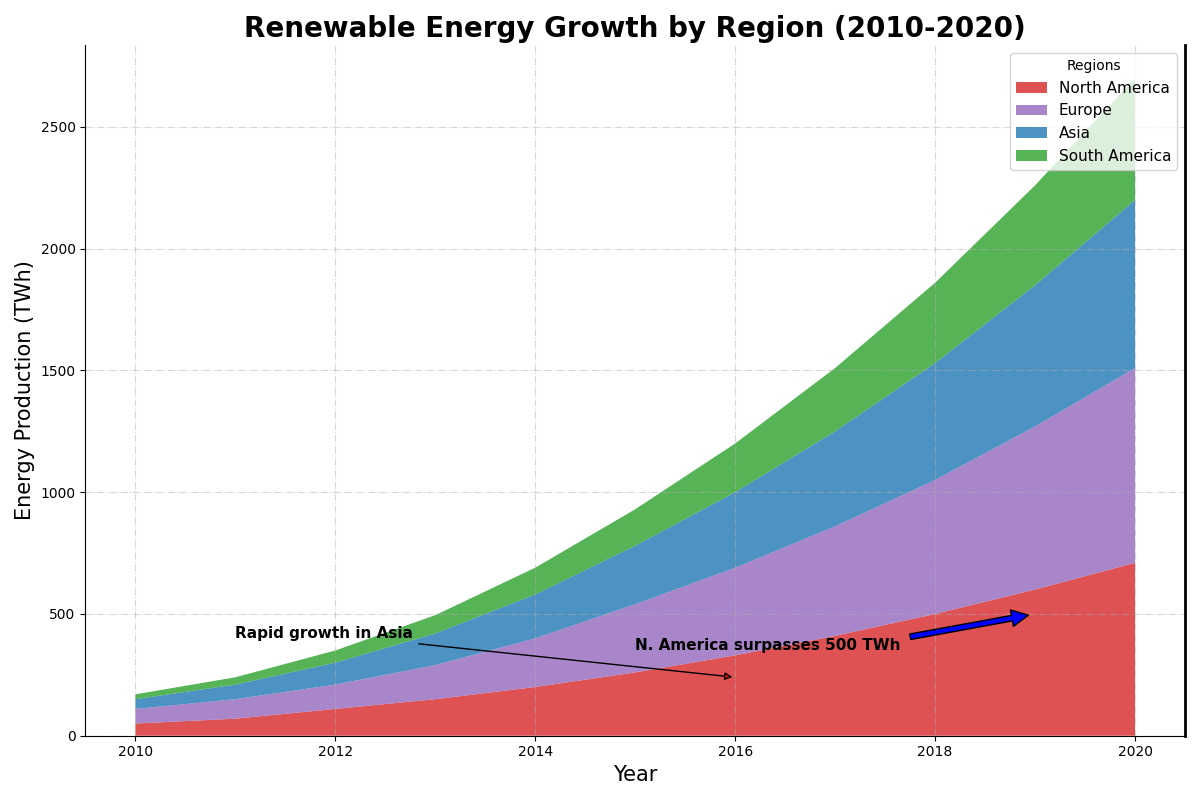

This figure's Python source:
import matplotlib.pyplot as plt
import numpy as np

years = np.arange(2010, 2021)

north_america_renewable = [50, 70, 110, 150, 200, 260, 330, 410, 500, 600, 710]
europe_renewable = [60, 80, 100, 140, 200, 280, 360, 450, 550, 670, 800]
asia_renewable = [40, 60, 90, 130, 180, 240, 310, 390, 480, 580, 690]
south_america_renewable = [20, 30, 50, 75, 110, 150, 200, 260, 330, 410, 500]

data = np.array([
    north_america_renewable,
    europe_renewable,
    asia_renewable,
    south_america_renewable
])

fig, ax = plt.subplots(figsize=(12, 8))

ax.stackplot(
    years, data, labels=[
        'North America', 'Europe', 'Asia', 'South America'
    ],
    colors=['#d62728', '#9467bd', '#1f77b4', '#2ca02c'], alpha=0.80
)

ax.set_title(
    "Renewable Energy Growth by Region (2010-2020)",
    fontsize=20, fontweight='bold')
ax.set_xlabel("Year", fontsize=15)
ax.set_ylabel("Energy Production (TWh)", fontsize=15)
ax.legend(loc='upper right', title="Regions", fontsize=11)

ax.grid(True, linestyle='-.', alpha=0.5)

ax.spines['top'].set_visible(False)
ax.spines['right'].set_linewidth(2)

ax.annotate('N. America surpasses 500 TWh', xy=(2019, 500), xytext=(2015, 350),
            arrowprops=dict(facecolor='blue', shrink=0.05), fontsize=11, fontweight='bold')
ax.annotate('Rapid growth in Asia', xy=(2016, 240), xytext=(2011, 400),
            arrowprops=dict(facecolor='red', arrowstyle='-|>'), fontsize=11, fontweight='bold')

fig.tight_layout()

plt.show()
